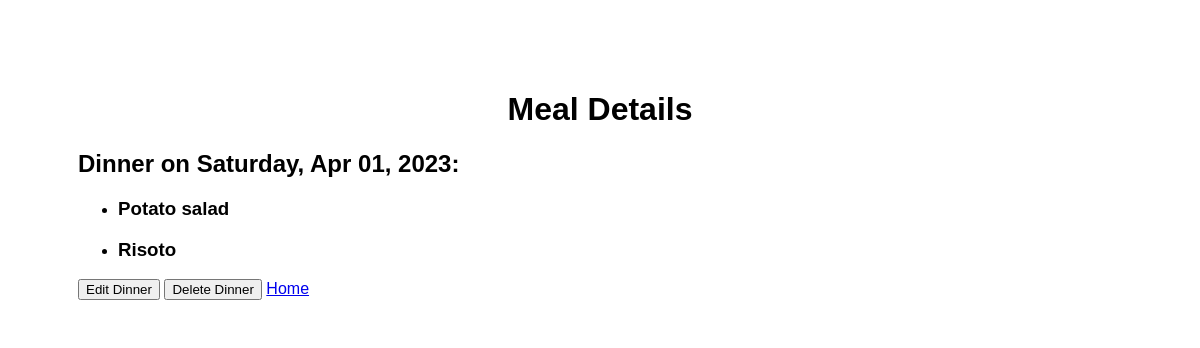
Screenshot of /meals/dinner/2 with the database file from the repository.
### meals/models.py (models this page shows, shortened)
class Dinner(models.Model):
    meal = models.ManyToManyField(Food)
    date = models.DateField(unique=True)

class Food(models.Model):
    name = models.CharField(max_length=100)
    def __str__(self):
        return f"{self.name}"

### meals/views.py (the view)
# urls.py: path('dinner/<int:id>', views.dinner, name='dinner'),
def dinner(request, id):
    meal = get_object_or_404(Dinner, pk=id)
    return render(request, "meals/dinner.html",
                  {"dinner": meal})

### meals/templates/meals/dinner.html (shortened to what this page needs)
{% extends "meals_base.html" %}
{% block content %}
<div class="mytext">
    <h1>Meal Details</h1>
    <h2>Dinner on {{ dinner.date|date:'l, M d, Y' }}: </h2>
    <ul>
    {% for d in dinner.meal.all %}
        <li><h3>{{ d }} </h3></li>
    {% endfor %}
    </ul>
    <button onclick="window.location.href='{% url 'edit_dinner' dinner.id %}';">
      Edit Dinner
    </button>
    <button onclick="window.location.href='{% url 'delete_dinner' dinner.id %}';">
      Delete Dinner
    </button>
 <a href="{% url 'welcome' %}">
        Home
    </a>
</div>
{% endblock %}

### meals/static/meals/meals_style.css (style rules this page uses)
body { font-family: sans-serif; color: black; background-image: url("food.jpg"); font-family: Comic Sans MS"; }
h1 { text-align: center; }
.mytext { background-color: rgba(255, 255, 255, 0.8); margin: 50px; padding: 20px; }

### rows the page displays
Dinner: date "Saturday, Apr 01, 2023"
Food: name "Potato salad"
Food: name "Risoto"
